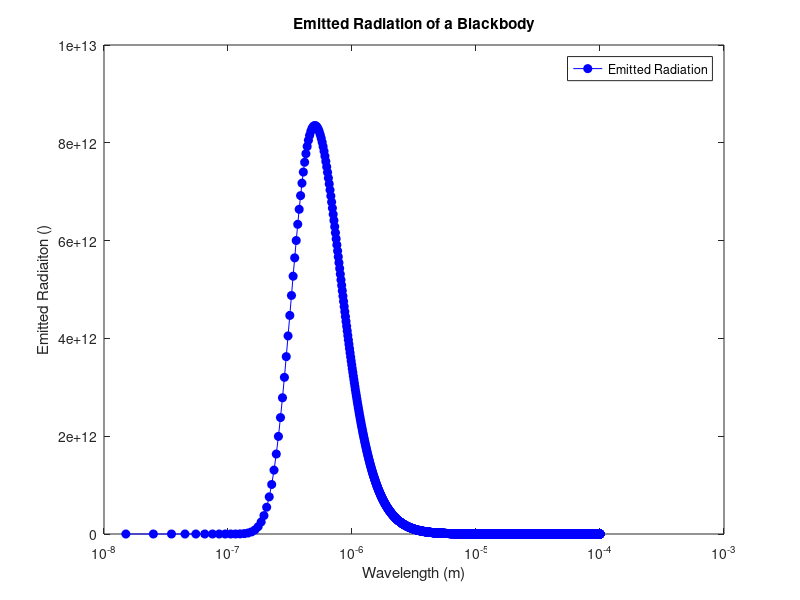
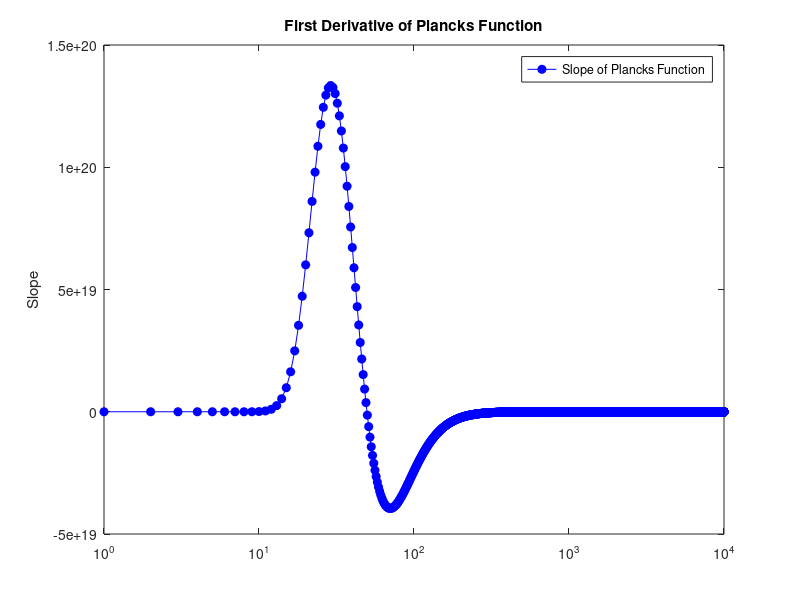

Here is the MATLAB script that generated these plots, in order:
%clear workspaces
clear
clc

%%Problem 1
    %a)
    %create my variables
    c = 3e8; %m/s
    h = 6.63e-34; %m2kg/s
    k = 1.38e-23; %m2kg/s2/k
    sigma = 5.67e-8; %W/m2/K4
    T = 5780; %K
    
    %b)
    %create lambda
    lambda = [0.015:.01:100.005]; %micrometers
    %c)
    %calculate c_1 and c_2
    c1 = 2*h*c^2;
    c2 = h*c/k;
    
    %d)
    mlambda = lambda*1e-6;
    Blambda = (c1*mlambda.^(-5))./(pi.*(exp(c2./(mlambda*T))-1));
    
    %e)
    figure(1)
        plot(mlambda,Blambda,'bo-','markerfacecolor','b')
            xlabel('Wavelength (m)') % label the x axis
            ylabel('Emitted Radiaiton ()') % label the y axis
            title('Emitted Radiation of a Blackbody') % label the title
            set(gca,'XScale','log')
            legend('Emitted Radiation')
        shg % display the graph
    
    %f)
    dBlambda(1,:) = ((-c1*mlambda.^(-6))./((exp((c2/T)./mlambda) -1).^2)).*((5*(exp((c2/T)./mlambda)-1))-(((c2/T)./mlambda).*(exp((c2/T)./mlambda))));
        
    %g)
    ma = max(Blambda); % occurs at 1,50
    max_mlambda = mlambda(1,50); %gives the wavelength at the max emitted energy
    delta_mlambda = mlambda(1,2)-mlambda(1,1);
    
    figure(2)
        plot(dBlambda,'bo-','markerfacecolor','b')
            xlabel('') % label the x axis
            ylabel('Slope') % label the y axis
            title('First Derivative of Plancks Function') % label the title
            set(gca,'XScale','log')
            legend('Slope of Plancks Function')
        shg % display the graph
    
    
%%Problem 2
    %a)
    x_lambda = find(lambda==0.305); %occurs at (1,30)
    CDD_planck = (dBlambda(30)-dBlambda(29))/(delta_mlambda);
    
    %b)
    %arte_CDD = abs((XXX-CDD_planck)/XXX)*100;
    
    
    
    
    
    
    
    
    
    
    
    
    
    
    